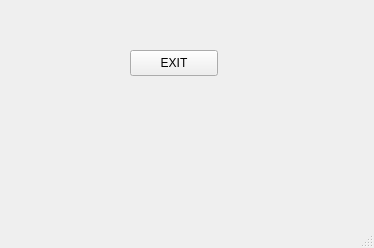
<?xml version="1.0" encoding="UTF-8"?>
<ui version="4.0">
 <class>MainWindow</class>
 <widget class="QMainWindow" name="MainWindow">
  <property name="geometry">
   <rect>
    <x>0</x>
    <y>0</y>
    <width>374</width>
    <height>248</height>
   </rect>
  </property>
  <property name="windowTitle">
   <string>Close Button</string>
  </property>
  <widget class="QWidget" name="centralwidget">
   <widget class="QPushButton" name="btn_exit">
    <property name="geometry">
     <rect>
      <x>130</x>
      <y>50</y>
      <width>88</width>
      <height>26</height>
     </rect>
    </property>
    <property name="text">
     <string>EXIT</string>
    </property>
   </widget>
  </widget>
  <widget class="QMenuBar" name="menubar">
   <property name="geometry">
    <rect>
     <x>0</x>
     <y>0</y>
     <width>374</width>
     <height>23</height>
    </rect>
   </property>
  </widget>
  <widget class="QStatusBar" name="statusbar"/>
 </widget>
 <resources/>
 <connections/>
</ui>
